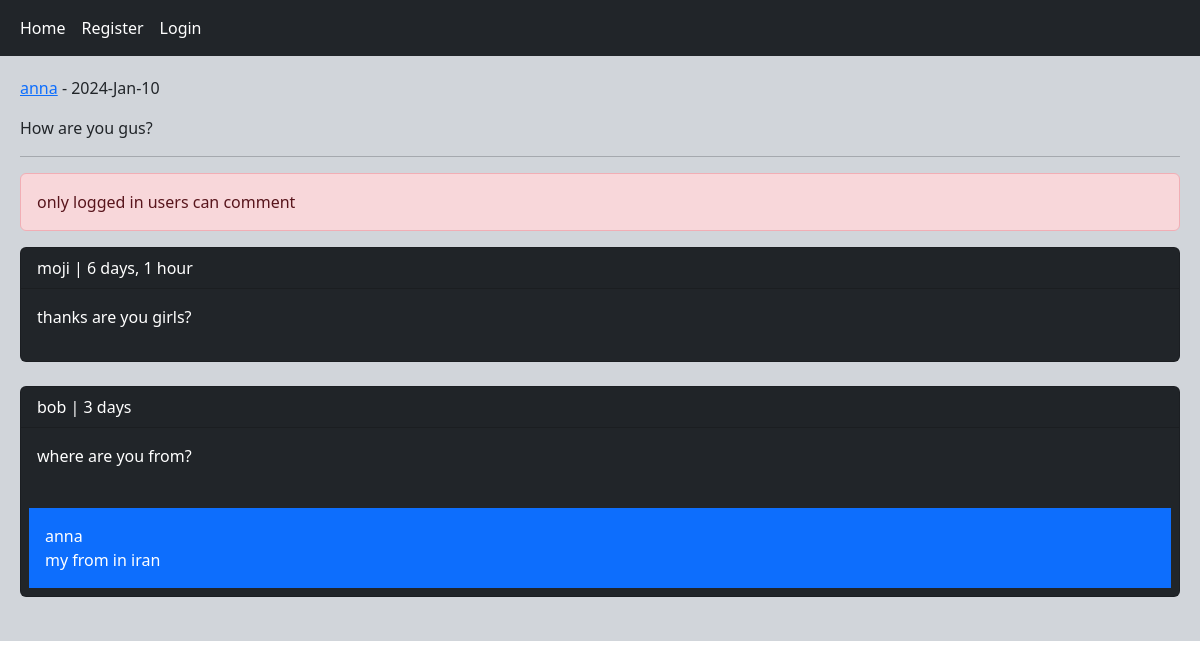
The app's page /post/4/how-are-you-gus/ with its own data.
### home/models.py (models this page shows, shortened)
class Post_User(models.Model):
    user = models.ForeignKey(User, on_delete=models.CASCADE, related_name='posts')
    body = models.TextField()
    slug = models.SlugField()
    created = models.DateTimeField(auto_now_add=True)
    updated = models.DateTimeField(auto_now=True)
    class Meta:
        ordering = ('-created',)

class Comment(models.Model):
    user = models.ForeignKey(User, on_delete=models.CASCADE, related_name='ucomment')
    post = models.ForeignKey(Post_User, on_delete=models.CASCADE, related_name='pcomment')
    body = models.TextField(max_length=400)
    reply = models.ForeignKey('self', on_delete=models.CASCADE, related_name='rcomment', blank=True, null=True)
    is_reply = models.BooleanField(default=False)
    created = models.DateTimeField(auto_now_add=True)

### home/views.py (the view, shortened to what this page needs)
# urls.py: path('post/<int:post_id>/<slug:post_slug>/', views.PostDetailView.as_view(), name='post_detail'),
class PostDetailView(View):
    form_class = CommentCreateForm
    form_class_reply = CommentReplyForm
    def setup(self, request, *args, **kwargs):
        self.post_instance = get_object_or_404(Post_User, pk=kwargs['post_id'], slug=kwargs['post_slug'])
        return super().setup(request, *args, **kwargs)
    def get(self, request, post_id, post_slug):
        comment = self.post_instance.pcomment.filter(is_reply=False)
        can_like = False
        if request.user.is_authenticated and self.post_instance.user_can_like(request.user):
            can_like = True
        return render(request, 'home/detail.html', {'post':self.post_instance, 'comment':comment,
        'form':self.form_class,'reply_form':self.form_class_reply, 'can_like':can_like})

### home/templates/home/detail.html (shortened to what this page needs)
{% extends 'base.html' %}
{% block content %}
    <p><a href="{% url 'account:user_profile' post.user.id %}">{{ post.user }}</a> - {{ post.updated|date:"Y-M-d" }}</p>
    <p>{{ post.body }}</p><hr>
    {% if request.user.is_authenticated %}
        <a href="{% url 'home:post_like' post.id %}" class="{% if can_like %}disabled{% endif %} btn btn-primary col-md-1">Like {{ post.like_count }}</a>
        <form action="" method="post">
            {% csrf_token %}
            {{ form.as_p }}
            <input type="submit" value="Send">
        </form><br>
    {% else %}
        <p class="alert alert-danger">only logged in users can comment</p>
    {% endif %}
    {% for comments in comment %}
        <div class="card bg-dark text-white">
            <p class="card-header">{{ comments.user }} | {{ comments.created|timesince }}</p>
            <p class="card-body">{{ comments.body }}</p>
            {% with replies=comments.rcomment.all %}
                {% for reply in replies %}
                    <p class="bg-primary p-3 m-2">{{ reply.user }}<br/>{{ reply.body }}</p>
                {% endfor %}
            {% endwith %}
        </div><br>
    {% empty %}
       <p>no comment yet!</p>
    {% endfor %}
{% endblock %}

### records on screen
Post_User: user "anna", updated "2024-Jan-10", body "How are you gus?"
Comment: user "moji", created "6 days, 1 hour", body "thanks are you girls?"
Comment: user "bob", created "3 days", body "where are you from?"
Comment: user "anna", body "my from in iran"
